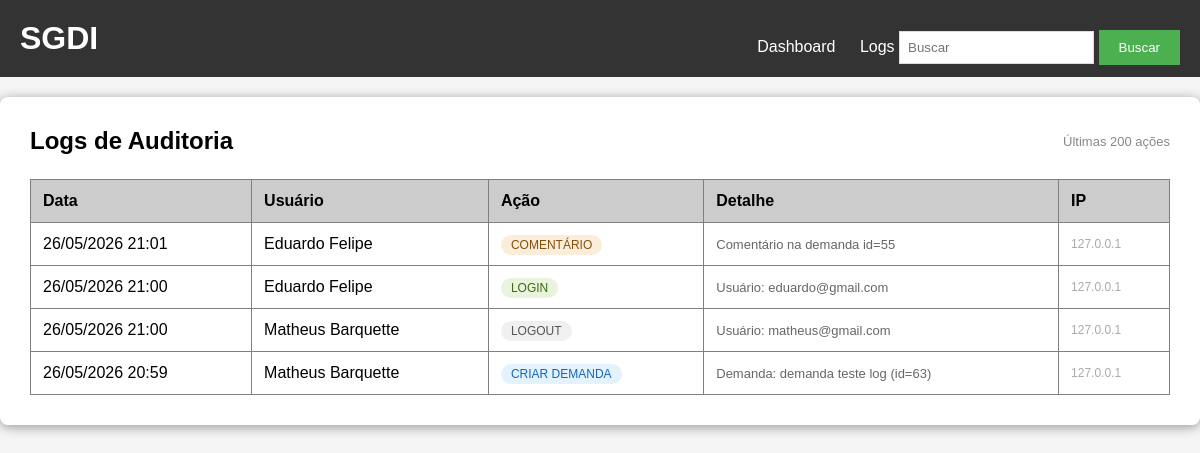
The app's page /logs (signed in) with its own data.
### tables this page shows
CREATE TABLE logs (
        id INTEGER PRIMARY KEY AUTOINCREMENT,
        usuario TEXT,
        acao TEXT NOT NULL,
        detalhe TEXT,
        ip TEXT,
        data TEXT DEFAULT (strftime('%d/%m/%Y %H:%M', 'now', 'localtime'))
    );

### app.py (the view)
@app.route('/logs')
@login_required
def logs():
    conn = get_db()
    entries = conn.execute(
        'SELECT * FROM logs ORDER BY id DESC LIMIT 200'
    ).fetchall()
    conn.close()
    return render_template('logs.html', logs=entries)

### app.py (called while the page is built)
def get_db():
    conn = sqlite3.connect('demandas.db')
    conn.row_factory = sqlite3.Row
    return conn

def login_required(f):
    @wraps(f)
    def decorated(*args, **kwargs):
        if 'user_id' not in session:
            flash('Faça login para continuar.', 'warning')
            return redirect(url_for('auth.login'))
        return f(*args, **kwargs)
    return decorated

### templates/logs.html (shortened to what this page needs)
{% extends "base.html" %}
{% block content %}
<div style="display: flex; justify-content: space-between; align-items: center; margin-bottom: 24px;">
    <h2 style="margin: 0;">Logs de Auditoria</h2>
    <span style="font-size: 13px; color: #888;">Últimas 200 ações</span>
</div>
<table border="1" cellpadding="10" cellspacing="0" width="100%" id="tabela-logs">
    <thead>
        <tr bgcolor="#cccccc">
            <th>Data</th>
            <th>Usuário</th>
            <th>Ação</th>
            <th>Detalhe</th>
            <th>IP</th>
        </tr>
    </thead>
    <tbody>
        {% for log in logs %}
        <tr>
            <td style="white-space: nowrap;">{{ log['data'] }}</td>
            <td>{{ log['usuario'] }}</td>
            <td>
                {% if log['acao'] == 'LOGIN' %}
                    <span style="background:#EAF3DE; color:#3B6D11; font-size:12px; font-weight:500; padding:3px 10px; border-radius:12px;">LOGIN</span>
                {% elif log['acao'] == 'LOGIN_FALHOU' %}
                    <span style="background:#FCEBEB; color:#A32D2D; font-size:12px; font-weight:500; padding:3px 10px; border-radius:12px;">LOGIN FALHOU</span>
                {% elif log['acao'] == 'LOGOUT' %}
                    <span style="background:#f0f0f0; color:#555; font-size:12px; font-weight:500; padding:3px 10px; border-radius:12px;">LOGOUT</span>
                {% elif log['acao'] == 'CRIAR_DEMANDA' %}
                    <span style="background:#E3F2FD; color:#1565C0; font-size:12px; font-weight:500; padding:3px 10px; border-radius:12px;">CRIAR DEMANDA</span>
                {% elif log['acao'] == 'DELETAR_DEMANDA' %}
                    <span style="background:#FCEBEB; color:#A32D2D; font-size:12px; font-weight:500; padding:3px 10px; border-radius:12px;">DELETAR DEMANDA</span>
                {% elif log['acao'] == 'ADICIONAR_COMENTARIO' %}
                    <span style="background:#FAEEDA; color:#854F0B; font-size:12px; font-weight:500; padding:3px 10px; border-radius:12px;">COMENTÁRIO</span>
                {% elif log['acao'] == 'REGISTRO' %}
                    <span style="background:#EAF3DE; color:#3B6D11; font-size:12px; font-weight:500; padding:3px 10px; border-radius:12px;">REGISTRO</span>
                {% else %}
                    <span style="background:#f0f0f0; color:#555; font-size:12px; font-weight:500; padding:3px 10px; border-radius:12px;">{{ log['acao'] }}</span>
                {% endif %}
            </td>
            <td style="color: #666; font-size: 13px;">{{ log['detalhe'] or '—' }}</td>
            <td style="color: #aaa; font-size: 12px;">{{ log['ip'] or '—' }}</td>
        </tr>
        {% endfor %}
    </tbody>
</table>
{% endblock %}

### static/style.css (style rules this page uses)
body { font-family: Arial, sans-serif; background-color: #f5f5f5; padding: 0; margin: 0; }
table { border-collapse: collapse; }
th { text-align: left; padding: 12px; }
td { padding: 12px; }

### templates/base.html (style rules this page uses)
body { margin: 0; }

### records on screen
logs: data "26/05/2026 21:01", usuario "Eduardo Felipe", shows "COMENTÁRIO", detalhe "Comentário na demanda id=55", ip "127.0.0.1"
logs: data "26/05/2026 21:00", usuario "Eduardo Felipe", acao "LOGIN", detalhe "Usuário: eduardo@gmail.com", ip "127.0.0.1"
logs: data "26/05/2026 21:00", usuario "Matheus Barquette", acao "LOGOUT", detalhe "Usuário: matheus@gmail.com", ip "127.0.0.1"
logs: data "26/05/2026 20:59", usuario "Matheus Barquette", acao "CRIAR DEMANDA", detalhe "Demanda: demanda teste log (id=63)", ip "127.0.0.1"
